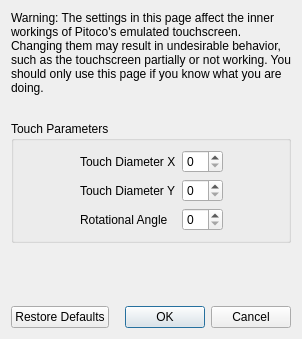
<?xml version="1.0" encoding="UTF-8"?>
<ui version="4.0">
 <class>ConfigureTouchscreenAdvanced</class>
 <widget class="QDialog" name="ConfigureTouchscreenAdvanced">
  <property name="geometry">
   <rect>
    <x>0</x>
    <y>0</y>
    <width>298</width>
    <height>339</height>
   </rect>
  </property>
  <property name="windowTitle">
   <string>Configure Touchscreen</string>
  </property>
  <layout class="QVBoxLayout" name="verticalLayout">
   <item>
    <widget class="QLabel" name="label_2">
     <property name="minimumSize">
      <size>
       <width>280</width>
       <height>0</height>
      </size>
     </property>
     <property name="text">
      <string>Warning: The settings in this page affect the inner workings of Pitoco's emulated touchscreen. Changing them may result in undesirable behavior, such as the touchscreen partially or not working. You should only use this page if you know what you are doing.</string>
     </property>
     <property name="wordWrap">
      <bool>true</bool>
     </property>
    </widget>
   </item>
   <item>
    <spacer name="verticalSpacer_2">
     <property name="orientation">
      <enum>Qt::Vertical</enum>
     </property>
     <property name="sizeType">
      <enum>QSizePolicy::Fixed</enum>
     </property>
     <property name="sizeHint" stdset="0">
      <size>
       <width>20</width>
       <height>20</height>
      </size>
     </property>
    </spacer>
   </item>
   <item>
    <widget class="QGroupBox" name="gridGroupBox">
     <property name="title">
      <string>Touch Parameters</string>
     </property>
     <layout class="QGridLayout" name="gridLayout">
      <item row="0" column="0">
       <spacer name="horizontalSpacer">
        <property name="orientation">
         <enum>Qt::Horizontal</enum>
        </property>
        <property name="sizeHint" stdset="0">
         <size>
          <width>40</width>
          <height>20</height>
         </size>
        </property>
       </spacer>
      </item>
      <item row="1" column="1">
       <widget class="QLabel" name="label_4">
        <property name="text">
         <string>Touch Diameter Y</string>
        </property>
       </widget>
      </item>
      <item row="0" column="3">
       <spacer name="horizontalSpacer_2">
        <property name="orientation">
         <enum>Qt::Horizontal</enum>
        </property>
        <property name="sizeHint" stdset="0">
         <size>
          <width>40</width>
          <height>20</height>
         </size>
        </property>
       </spacer>
      </item>
      <item row="0" column="1">
       <widget class="QLabel" name="label_3">
        <property name="text">
         <string>Touch Diameter X</string>
        </property>
       </widget>
      </item>
      <item row="2" column="1">
       <widget class="QLabel" name="label_5">
        <property name="text">
         <string>Rotational Angle</string>
        </property>
       </widget>
      </item>
      <item row="0" column="2">
       <widget class="QSpinBox" name="diameter_x_box"/>
      </item>
      <item row="1" column="2">
       <widget class="QSpinBox" name="diameter_y_box"/>
      </item>
      <item row="2" column="2">
       <widget class="QSpinBox" name="angle_box"/>
      </item>
     </layout>
    </widget>
   </item>
   <item>
    <spacer name="verticalSpacer">
     <property name="orientation">
      <enum>Qt::Vertical</enum>
     </property>
     <property name="sizeHint" stdset="0">
      <size>
       <width>20</width>
       <height>40</height>
      </size>
     </property>
    </spacer>
   </item>
   <item>
    <layout class="QHBoxLayout" name="horizontalLayout">
     <item>
      <widget class="QPushButton" name="restore_defaults_button">
       <property name="text">
        <string>Restore Defaults</string>
       </property>
      </widget>
     </item>
     <item>
      <widget class="QDialogButtonBox" name="buttonBox">
       <property name="standardButtons">
        <set>QDialogButtonBox::Cancel|QDialogButtonBox::Ok</set>
       </property>
      </widget>
     </item>
    </layout>
   </item>
  </layout>
 </widget>
 <resources/>
 <connections>
  <connection>
   <sender>buttonBox</sender>
   <signal>accepted()</signal>
   <receiver>ConfigureTouchscreenAdvanced</receiver>
   <slot>accept()</slot>
  </connection>
  <connection>
   <sender>buttonBox</sender>
   <signal>rejected()</signal>
   <receiver>ConfigureTouchscreenAdvanced</receiver>
   <slot>reject()</slot>
   </connection>
 </connections>
</ui>
